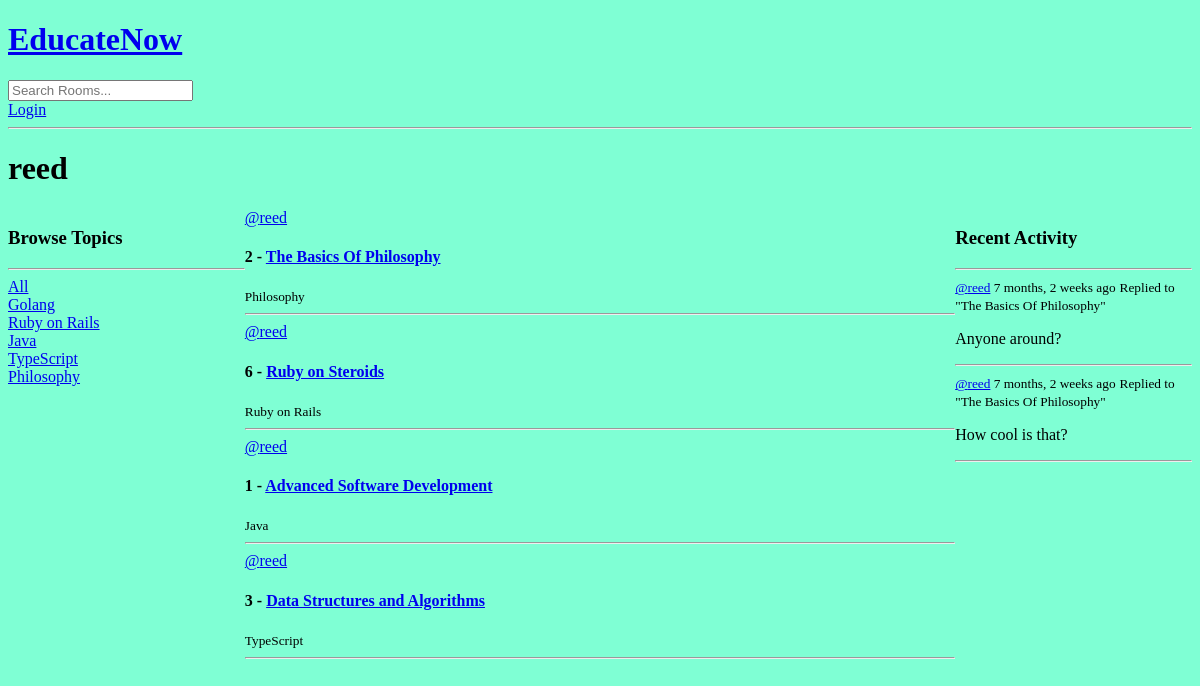
Before: /user-profile/1/ with the older database file.
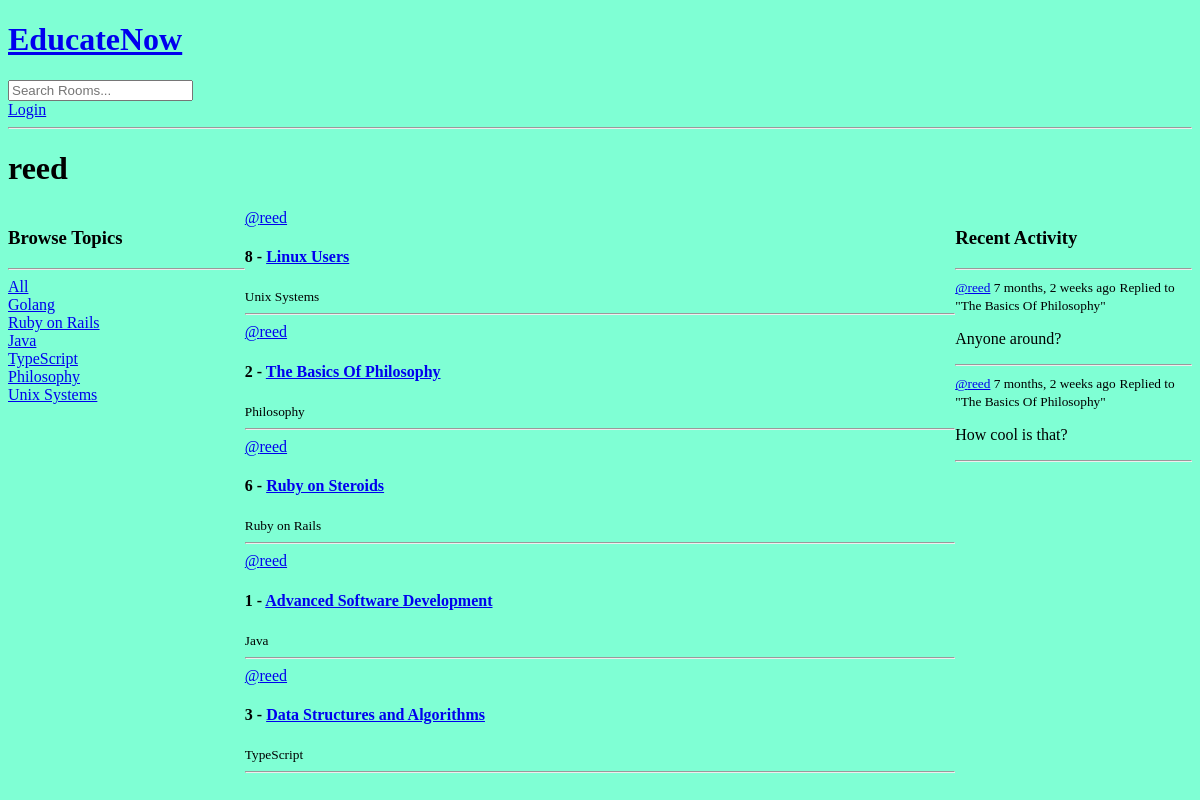
After: the same page with the newer database file.
### base/models.py (models this page shows, shortened)
class Topic(models.Model):
    objects = models.Manager()
    name = models.CharField(max_length=200, unique=True)

class Room(models.Model):
    objects = models.Manager()
    name = models.CharField(max_length=200, unique=True)
    host = models.ForeignKey(User, on_delete=models.CASCADE, null=False)
    topic = models.ForeignKey(Topic, on_delete=models.CASCADE, null=False)
    participants = models.ManyToManyField(User, related_name="participants", blank=True)
    description = models.TextField(null=False, blank=False)
    updated = models.DateTimeField(auto_now=True)
    created = models.DateTimeField(auto_now_add=True)
    class Meta:
        ordering = ["-updated", "-created"]
    def __str__(self):
        return str(self.name)

class Message(models.Model):
    objects = models.Manager()
    user = models.ForeignKey(User, on_delete=models.CASCADE)
    room = models.ForeignKey(Room, on_delete=models.CASCADE)
    body = models.TextField(blank=False)
    created = models.DateTimeField(auto_now_add=True)
    updated = models.DateTimeField(auto_now=True)
    class Meta:
        ordering = ["-updated", "-created"]
    def __str__(self):
        return str(self.body[0:50])

### base/views.py (the view)
# urls.py: path("user-profile/<str:pk>/", views.user_profile, name="user-profile"),
def user_profile(request, pk):
    user = User.objects.get(id=pk)
    rooms = user.room_set.all()
    comments = user.message_set.all()
    topics = Topic.objects.all()
    context = {"user": user, "rooms": rooms, "comments": comments, "topics": topics}
    return render(request, "base/user_profile.html", context)

### base/templates/base/user_profile.html (shortened to what this page needs)
{% extends "main.html" %}
{% block content %}
    <h1>{{ user.username }}</h1>
    <div class="profile-container">
        <div>{% include "base/topics_components.html" %}</div>
        <div>{% include "base/feed_component.html" %}</div>
        <div>{% include "base/activity_component.html" %}</div>
    </div>
{% endblock content %}

### base/templates/base/topics_components.html
<h3>Browse Topics</h3>
<hr />
<div>
  <a href='{% url "home" %}'>All</a>
</div>
{% for topic in topics %}
  <div>
    <a href='{% url "home" %}?q={{ topic.name }}'>{{ topic.name }}</a>
  </div>
{% endfor %}

### base/templates/base/feed_component.html (shortened to what this page needs)
<div>
  {% for room in rooms %}
    <div>
      <a href="{% url 'user-profile' room.host.id %}">@{{ room.host.username }}</a>
      <h4>
        {{ room.id }} -
        <a href='{% url "room" room.id %}'>{{ room.name }}</a>
      </h4>
      <small>{{ room.topic.name }}</small>
      <hr />
    </div>
  {% endfor %}
</div>

### base/templates/base/activity_component.html (shortened to what this page needs)
<h3>Recent Activity</h3>
<hr />
{% for comment in comments %}
  <div>
    <small><a href="{% url 'user-profile' comment.user.id %}">@{{ comment.user }}</a> {{ comment.created|timesince }} ago</small>
    <small>Replied to "{{ comment.room }}"</small>
    <p>{{ comment }}</p>
    <hr />
  </div>
{% endfor %}

Changed rows visible on the page:
added Topic: name "Unix Systems"
added Room: host.username "reed", id "8", name "Linux Users", topic.name "Unix Systems"
